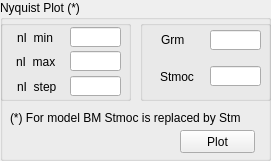
   <widget class="QGroupBox" name="groupBox_9">
    <property name="geometry">
     <rect>
      <x>960</x>
      <y>6</y>
      <width>271</width>
      <height>161</height>
     </rect>
    </property>
    <property name="title">
     <string>Nyquist Plot (*)</string>
    </property>
    <widget class="QGroupBox" name="groupBox_14">
     <property name="geometry">
      <rect>
       <x>0</x>
       <y>20</y>
       <width>131</width>
       <height>81</height>
      </rect>
     </property>
     <property name="title">
      <string/>
     </property>
     <widget class="QLineEdit" name="LE_nImin2">
      <property name="geometry">
       <rect>
        <x>70</x>
        <y>7</y>
        <width>51</width>
        <height>20</height>
       </rect>
      </property>
     </widget>
     <widget class="QLineEdit" name="LE_nImax2">
      <property name="geometry">
       <rect>
        <x>70</x>
        <y>31</y>
        <width>51</width>
        <height>20</height>
       </rect>
      </property>
     </widget>
     <widget class="QLineEdit" name="LE_nIstep2">
      <property name="geometry">
       <rect>
        <x>70</x>
        <y>56</y>
        <width>51</width>
        <height>20</height>
       </rect>
      </property>
     </widget>
     <widget class="QLabel" name="label_56">
      <property name="geometry">
       <rect>
        <x>17</x>
        <y>11</y>
        <width>47</width>
        <height>13</height>
       </rect>
      </property>
      <property name="text">
       <string>nI_min</string>
      </property>
     </widget>
     <widget class="QLabel" name="label_57">
      <property name="geometry">
       <rect>
        <x>16</x>
        <y>35</y>
        <width>47</width>
        <height>13</height>
       </rect>
      </property>
      <property name="text">
       <string>nI_max</string>
      </property>
     </widget>
     <widget class="QLabel" name="label_58">
      <property name="geometry">
       <rect>
        <x>17</x>
        <y>60</y>
        <width>47</width>
        <height>13</height>
       </rect>
      </property>
      <property name="text">
       <string>nI_step</string>
      </property>
     </widget>
    </widget>
    <widget class="QLabel" name="label_59">
     <property name="geometry">
      <rect>
       <x>10</x>
       <y>110</y>
       <width>241</width>
       <height>16</height>
      </rect>
     </property>
     <property name="text">
      <string>(*) For model BM Stmoc is replaced by Stm</string>
     </property>
    </widget>
    <widget class="QGroupBox" name="groupBox_15">
     <property name="geometry">
      <rect>
       <x>140</x>
       <y>20</y>
       <width>131</width>
       <height>81</height>
      </rect>
     </property>
     <property name="title">
      <string/>
     </property>
     <widget class="QLineEdit" name="LE_Grm2">
      <property name="geometry">
       <rect>
        <x>70</x>
        <y>10</y>
        <width>51</width>
        <height>20</height>
       </rect>
      </property>
     </widget>
     <widget class="QLineEdit" name="LE_Stmoc">
      <property name="geometry">
       <rect>
        <x>70</x>
        <y>46</y>
        <width>51</width>
        <height>20</height>
       </rect>
      </property>
     </widget>
     <widget class="QLabel" name="label_61">
      <property name="geometry">
       <rect>
        <x>21</x>
        <y>13</y>
        <width>47</width>
        <height>13</height>
       </rect>
      </property>
      <property name="text">
       <string>Grm</string>
      </property>
     </widget>
     <widget class="QLabel" name="label_62">
      <property name="geometry">
       <rect>
        <x>20</x>
        <y>50</y>
        <width>47</width>
        <height>13</height>
       </rect>
      </property>
      <property name="text">
       <string>Stmoc</string>
      </property>
     </widget>
    </widget>
    <widget class="QPushButton" name="PB_NY">
     <property name="geometry">
      <rect>
       <x>180</x>
       <y>130</y>
       <width>75</width>
       <height>23</height>
      </rect>
     </property>
     <property name="text">
      <string>Plot</string>
     </property>
    </widget>
   </widget>
